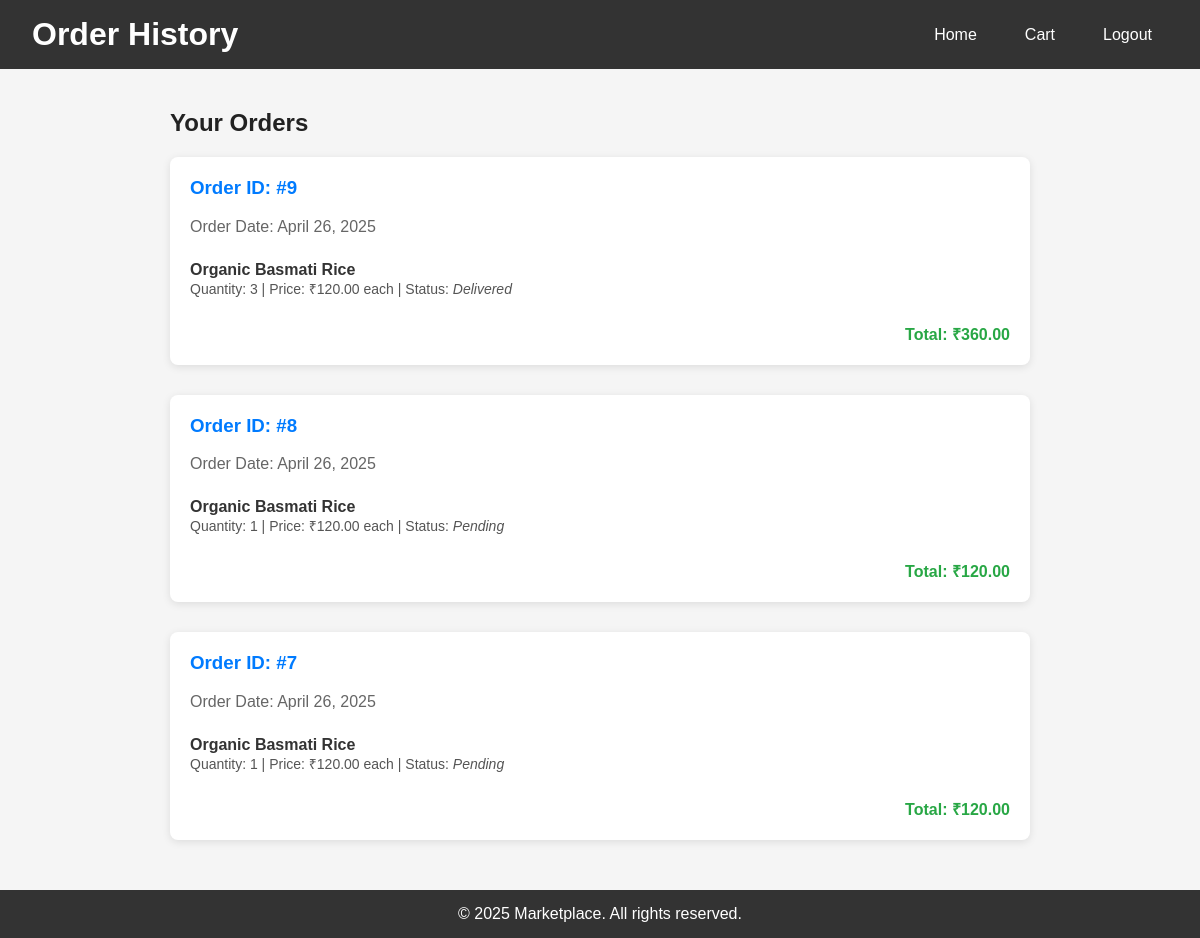
The app's page /order_history.php (signed in) with its own data.
### tables this page shows
CREATE TABLE `order_details` (
  `id` int(11) NOT NULL,
  `order_id` int(11) NOT NULL,
  `product_id` int(11) NOT NULL,
  `quantity` int(11) NOT NULL
);

CREATE TABLE `orders` (
  `id` int(11) NOT NULL,
  `user_id` int(11) NOT NULL,
  `order_date` datetime DEFAULT current_timestamp()
);

CREATE TABLE `products` (
  `id` int(11) NOT NULL,
  `name` varchar(255) NOT NULL,
  `description` text DEFAULT NULL,
  `price` decimal(10,2) NOT NULL,
  `image` varchar(255) DEFAULT NULL,
  `seller_id` int(11) NOT NULL
);

### order_history.php (the view, shortened to what this page needs)
<?php
$conn = new mysqli('localhost', 'root', '', 'marketplace');
$user_id = $_SESSION['user_id'];
$sql = "
    SELECT
        orders.id AS order_id,
        orders.order_date,
        order_details.product_id,
        order_details.quantity,
        products.name,
        products.price
    FROM orders
    JOIN order_details ON orders.id = order_details.order_id
    JOIN products ON order_details.product_id = products.id
    WHERE orders.user_id = ?
    ORDER BY orders.order_date DESC
";
$stmt = $conn->prepare($sql);
$stmt->bind_param("i", $user_id);
$stmt->execute();
$result = $stmt->get_result();
$orders = [];
while ($row = $result->fetch_assoc()) {
    $order_id = $row['order_id'];
    $product_id = $row['product_id'];
    $status_stmt = $conn->prepare("SELECT order_status FROM notifications WHERE order_id = ? AND product_id = ? LIMIT 1");
    $status_stmt->bind_param("ii", $order_id, $product_id);
    $status_stmt->execute();
    $status_result = $status_stmt->get_result();
    $status_row = $status_result->fetch_assoc();
    $row['order_status'] = $status_row ? $status_row['order_status'] : 'Pending';
    $orders[$order_id][] = $row;
}
?>
<!DOCTYPE html>
<html lang="en">
<head>
</head>
<body>
    <header>
        <h1>Order History</h1>
        <nav>
            <a href="index.php">Home</a>
            <a href="cart.php">Cart</a>
            <a href="logout.php">Logout</a>
        </nav>
    </header>
    <main>
        <h2>Your Orders</h2>
        <?php if (empty($orders)): ?>
            <p>You have no previous orders.</p>
        <?php else: ?>
            <?php foreach ($orders as $order_id => $order_items): ?>
                <div class="order">
                    <h3>Order ID: #<?= $order_id ?></h3>
                    <p>Order Date: <?= date('F j, Y', strtotime($order_items[0]['order_date'])) ?></p>
                    <ul>
                        <?php foreach ($order_items as $item): ?>
                            <li>
                                <strong><?= htmlspecialchars($item['name']) ?></strong>
                                <span>
                                    Quantity: <?= $item['quantity'] ?> |
                                    Price: ₹<?= number_format($item['price'], 2) ?> each |
                                    Status: <em><?= htmlspecialchars(ucfirst($item['order_status'])) ?></em>
                                </span>
                            </li>
                        <?php endforeach; ?>
                    </ul>
                    <div class="order-footer">
                        Total: ₹<?= number_format(array_sum(array_map(function ($item) {
                            return $item['price'] * $item['quantity'];
                        }, $order_items)), 2) ?>
                    </div>
                </div>
            <?php endforeach; ?>
        <?php endif; ?>
    </main>
    <footer>
        &copy; <?= date('Y') ?> Marketplace. All rights reserved.
    </footer>
</body>
</html>

### order_history.php (style rules this page uses)
:root { --primary-color: #007bff; --background: #f5f5f5; --text-color: #333; --card-bg: #fff; --card-shadow: rgba(0, 0, 0, 0.1); }
* { box-sizing: border-box; }
html, body { height: 100%; margin: 0; font-family: Arial, sans-serif; background-color: var(--background); color: var(--text-color); display: flex; flex-direction: column; }
header { background: #333; color: #fff; width: 100%; padding: 1rem 2rem; position: sticky; top: 0; z-index: 1000; display: flex; justify-content: space-between; align-items: center; }
header h1 { margin: 0; }
nav { display: flex; gap: 1rem; }
nav a { color: #fff; text-decoration: none; padding: 0.5rem 1rem; border-radius: 5px; transition: background 0.3s; }
main { flex: 1; padding: 20px; max-width: 900px; margin: 0 auto; width: 100%; }
h2 { color: #222; margin-bottom: 20px; }
.order { background: var(--card-bg); border-radius: 8px; margin-bottom: 30px; padding: 20px; box-shadow: 0 2px 8px var(--card-shadow); }
.order h3 { margin-top: 0; color: var(--primary-color); }
.order p { margin: 5px 0; color: #666; }
.order ul { list-style-type: none; padding: 0; margin: 15px 0; }
.order ul li { border-bottom: 1px solid #eee; padding: 10px 0; }
.order ul li:last-child { border-bottom: none; }
.order ul li strong { display: block; font-size: 16px; color: #333; }
.order ul li span { font-size: 14px; color: #555; }
.order-footer { margin-top: 15px; text-align: right; font-weight: bold; color: #28a745; font-size: 16px; }
footer { background: #333; color: white; text-align: center; padding: 15px 0; width: 100%; }

### records on screen
order_details: order_id "9", order.order_date "April 26, 2025", product.name "Organic Basmati Rice", quantity "3", product.price "120.00", order_status "Delivered", product+quantity "360.00"
order_details: order_id "8", order.order_date "April 26, 2025", product.name "Organic Basmati Rice", quantity "1", product.price "120.00", order_status "Pending"
order_details: order "7", order.order_date "April 26, 2025", product.name "Organic Basmati Rice", quantity "1", product.price "120.00", order_status "Pending"
